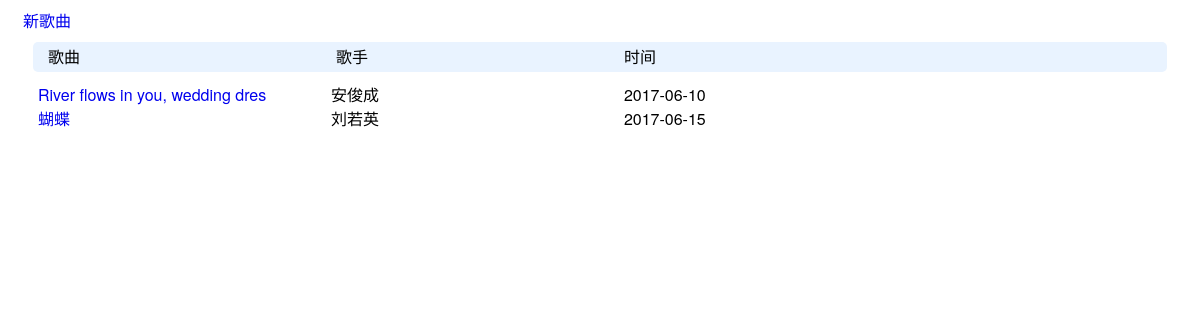
Before: /list/index/ with the older database file.
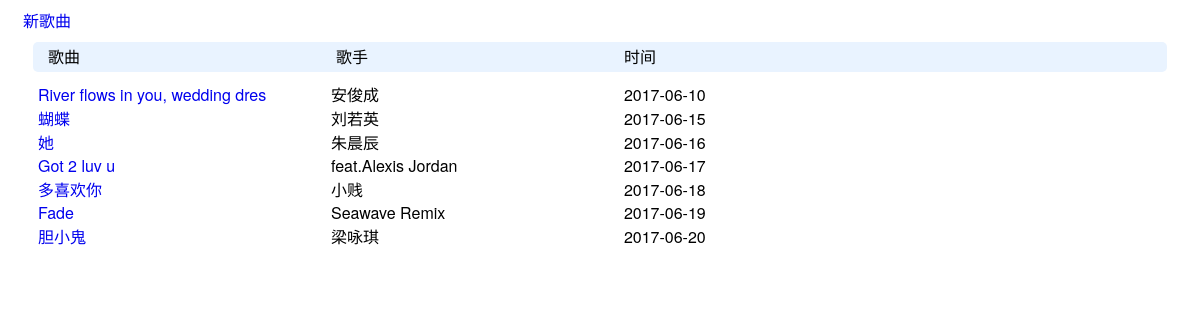
After: the same page with the newer database file.
### list/models.py (models this page shows)
class Article(models.Model):
    song_name = models.CharField('歌名', max_length=32, null=False)
    singer = models.CharField('歌手', max_length=32, null=True)
    createTime = models.DateTimeField('添加时间', auto_now=True)

### list/views.py (the view)
def index(request):
    articles = models.Article.objects.all()
    return render(request, 'list/index.html', {'articles': articles})

### list/templates/list/index.html (shortened to what this page needs)
<!DOCTYPE html>
<html lang="en">
<head>
    <link href="https://cdn.bootcss.com/bootstrap/4.0.0-alpha.6/css/bootstrap-grid.css" rel="stylesheet">
</head>
<body>
    <div  class="col-md-12">
        <a href="{% url 'list:edit_page' 0 %}">新歌曲</a>  <br/>
        <div class="title">
            <span class="col-md-3 inline">歌曲</span>
            <span class="col-md-3 inline">歌手</span>
            <span class="col-md-4 inline">时间</span>
        </div>
    {% for article in articles %}
        <div>
            <a class="col-md-3 inline" href="{% url 'list:article_page' article.id %}">{{article.song_name }}</a>
            <span class="col-md-3 inline">{{article.singer }}</span>
            <span class="col-md-4 inline">{{article.createTime|date:"Y-m-d" }}</span>
        </div>
    {% endfor %}
    </div>
</body>
</html>

### list/templates/list/index.html (style rules this page uses)
body { font-family: "Helvetica Neue", Helvetica, Arial, sans-serif, '微软雅黑'; }
a { text-decoration: none; }
.inline { display: inline-block; }
.title { background-color: #e9f3ff; height: 30px; line-height: 30px; border-radius: 5px; margin: 10px; }

Changed rows visible on the page:
added Article: song_name "她", singer "朱晨辰", createTime "2017-06-16"
added Article: song_name "Got 2 luv u", singer "feat.Alexis Jordan", createTime "2017-06-17"
added Article: song_name "多喜欢你", singer "小贱", createTime "2017-06-18"
added Article: song_name "Fade", singer "Seawave Remix", createTime "2017-06-19"
added Article: song_name "胆小鬼", singer "梁咏琪", createTime "2017-06-20"
